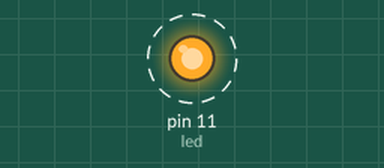
Simulated run of this sketch. Board: Arduino Uno, built with avr-gcc and run on an emulated ATmega328P. On the bench: output pins drawn as LEDs (lit = HIGH). Dashed ring = blinking.

Above: at 0.5 s.
Timing chart, 0 to 4.6 s (numbered marks = the images above):
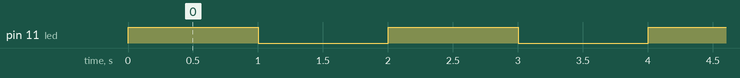

The sketch:

led.ino
```cpp
// LED를 디지털 13번 핀에 연결합니다.
int  led = 11;

// 실행시 가장 먼저 호출되는 함수이며, 최초 1회만 실행됩니다.
void setup() {
  // 디지털 13번핀을 출력 핀으로 설정합니다.
  pinMode(led, OUTPUT);
}

// setup() 함수가 호출된 이후, loop() 함수가 호출되며,
// 블록 안의 코드를 무한히 반복 실행합니다.
void loop() {
  // LED를 ON 합니다.
  digitalWrite(led, HIGH);
  // 1초간 대기합니다.
  delay(1000);
  // LED를 OFF 합니다.
  digitalWrite(led,LOW);
  // 1초간 대기합니다.
  delay(1000);
}
```

Measured:
- by itself, pin 11 (led): alternates HIGH for 1.0 s and LOW for 1.0 s
